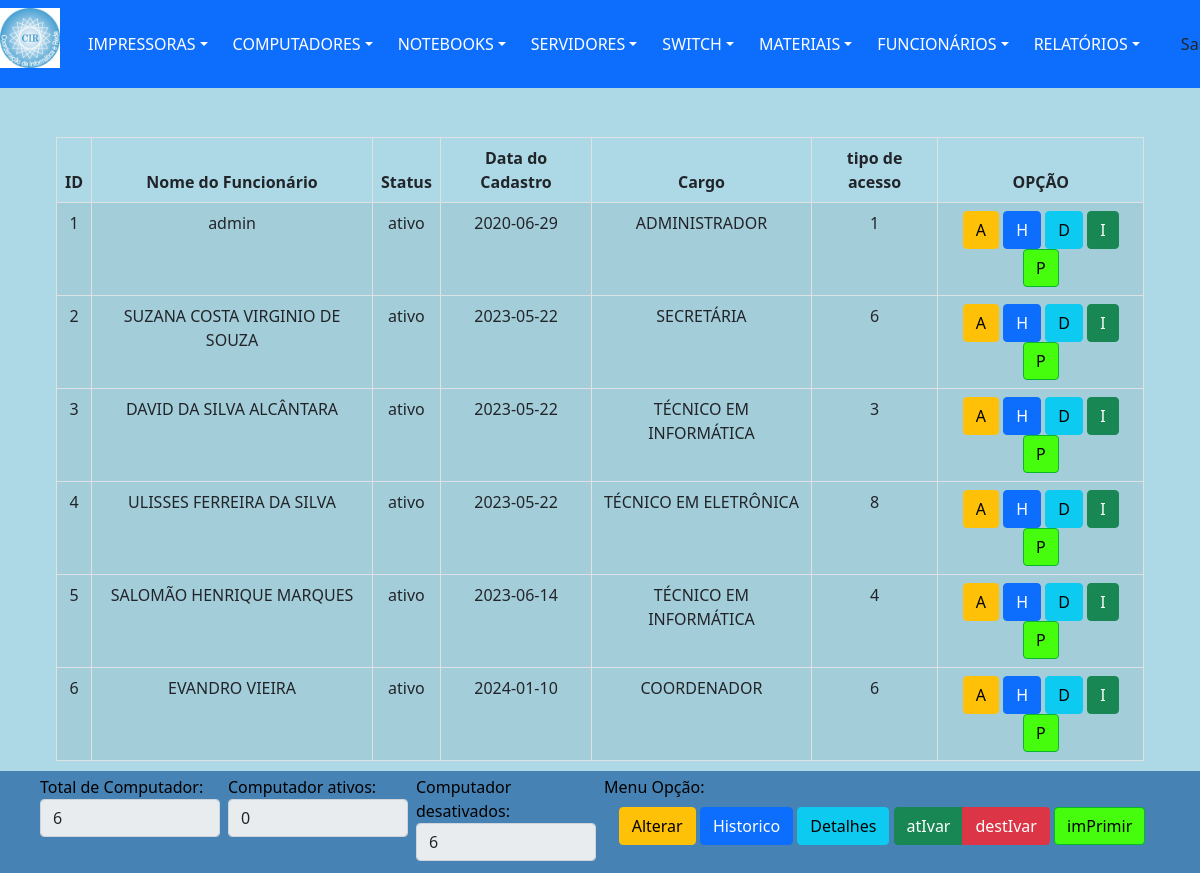
/views/funcionarioGerenTodos.php (signed in), run on an earlier commit of the app's database.
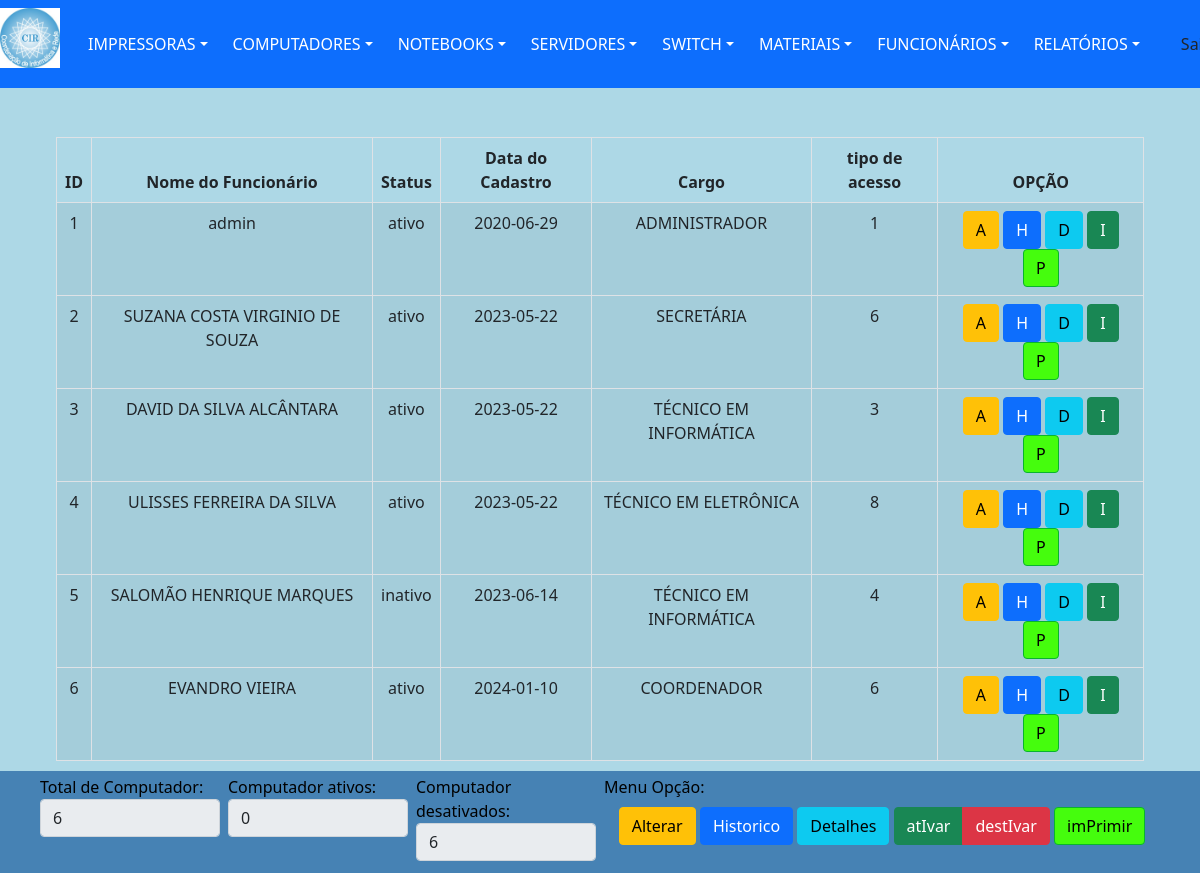
And on a later commit of the database.
### tables this page shows
CREATE TABLE `funcionario` (
  `idFuncionario` int(11) NOT NULL,
  `nomeFuncionario` varchar(60) DEFAULT NULL,
  `statusFuncionario` varchar(7) DEFAULT NULL,
  `login` varchar(25) DEFAULT NULL,
  `senha` varchar(250) DEFAULT NULL,
  `dataCadastro` date DEFAULT NULL,
  `dataAltCadastro` date DEFAULT NULL,
  `idCargo` int(11) DEFAULT NULL,
  `idAcesso` int(11) DEFAULT NULL
);

CREATE TABLE `cargo` (
  `idCargo` int(11) NOT NULL,
  `statusCargos` varchar(8) DEFAULT NULL,
  `nomeCargos` varchar(50) DEFAULT NULL
);

### dao/DAO-controleCir.php (called while the page is built, shortened)
<?php
	class ControleCirDAO
		{
            public function ListarTudo($nomeTabela)
                {
                    $conn = Database::connect();
                    $conn->exec('SET CHARACTER SET utf8');
                    $sql = "SELECT * FROM $nomeTabela";
                    try
                        {
                            $listar = $conn->query($sql);
                            $buscar = $listar->fetchAll(PDO::FETCH_OBJ);
                            $numRows = $listar->rowCount();
                        }
                    catch (PDOException $exc)
                        {
                            $buscar = $exc->getTraceAsString();
                        }
                    return $buscar;
                }
            public function BuscaCargo($idCargo, $idFuncionario)
                {
                    $conn = Database::connect();
                    $conn->exec('SET CHARACTER SET utf8');
                    $sql = "SELECT * FROM funcionario f, cargo c
                    WHERE f.idCargo = '$idCargo'
                    AND  f.idFuncionario = '$idFuncionario'
                    AND  f.idCargo = c.idCargo";
                     try
                        {
                            $listar = $conn->query($sql);
                            $buscar = $listar->fetchAll(PDO::FETCH_OBJ);
                        }
                    catch (PDOException $exc)
                        {
                            $buscar = $exc->getTraceAsString();
                        }
                    return $buscar;
                }
        }
?>

### views/funcionarioGerenTodos.php (the view, shortened to what the changed rows need)
<?php
	include "../template/menuPrincipal.php";
	$ativo = 0;
?>
			<nav class="fixed  navbar navbar-dark">
				<div class="line col-md-12 p-5 position-absolute top-50 bottom-150 end-150">
                    <div class="col-md-12 py-5 px-2">
						<table class="table table-striped table-bordered table-condensed">
							<thead>
								<tr>
									<th>ID</th>
									<th>Nome do Funcionário</th>
									<th>Status</th>
									<th>Data do Cadastro</th>
									<th>Cargo</th>
									<th>tipo de acesso</th>
									<th>OPÇÃO</th>
								</tr>
							</thead>
							<tbody>
								<?php
									$nomeTabela = "funcionario";
									require_once '../dao/DAO-controleCir.php';
									$funcAltDAO = new ControleCirDAO();
									foreach($funcAltDAO-> ListarTudo($nomeTabela)  as $func)
										{ ?>
											<tr>
												<td><?php echo $idFuncionario = $func->idFuncionario;?></td>
												<td><?php echo $nomeFuncionario = $func->nomeFuncionario;?></td>
												<td><?php echo $func->statusFuncionario; ?></td>
												<td><?php echo $func->dataCadastro; ?></td>
												<?php $idAcesso = $func->idAcesso; ?>
												<td>
													<?php   $idCargo = $func->idCargo;
															$cargoDAO = new ControleCirDAO();
															foreach($cargoDAO->BuscaCargo($idCargo, $idFuncionario) as $cargo)
																{
																	$nomeCargos= $cargo->nomeCargos;
																	echo $nomeCargos;
																}
													?>
												</td>
												<td><?php echo $idAcesso?></td>
												<td class='operations'>
                                                    <div class="btn-group pull-left" >
                                                        <a href="../views/naoImplementada.php" class="btn btn-small btn-warning table-edit">A<i class="icon-edit"></i></a>
                                                    </div>
                                                    <div class="btn-group pull-left">
                                                    	<a href="../views/naoImplementada.php" class="btn btn-primary">H<i class="icon-remove"></i></a>
                                                    </div>
                                                    <div class="btn-group pull-left">
                                                        <a href="../views/naoImplementada.php" class="btn btn-info">D<i class="icon-remove"></i></a>
                                                    </div>
                                                    <div class="btn-group pull-left">
														<?php
                                                            if($statusComp != "ativo")
                                                                {
                                                                    $html = "<a href='../views/naoImplementada.php' class='btn btn-small btn-success'>I<i class='icon-remove'></i></a>";
																	echo $html;
                                                                }
															else
                                                                {
                                                                    $html = "<a href='../views/naoImplementada.php' class='btn btn-small btn-danger'>I<i class='icon-remove'></i></a>";
                                                                    $ativo++;
																	echo $html;
                                                                }
                                                        ?>
                                                    </div>
													<div class="btn-group pull-left">
                                                        <a href="../views/naoImplementada.php" target="_blank" class="btn btn-small btn-ufs">P<i class="icon-remove"></i></a>
                                                    </div>
                                                </td>
											<tr>
										<?php
										} ?>
							</tbody>
						</table>
					</div>
				</div>
			</nav>
		<div class="fixed-bottom p-1 px-md-5 col-md-12 bg-ufs text-black1">
			<div class="row">
				<div class="col px-md-1 col-md-6">
							<table class="table table-borderless">
								<thead>
									<tr>
										<th>
											<div class="btn-group pull-left" >
												<a class="btn btn-small btn-warning table-edit">Alterar<i class="icon-edit"></i></a>
											</div>
											<div class="btn-group pull-left">
												<a class="btn btn-primary">Historico<i class="icon-remove"></i></a>
											</div>
											<div class="btn-group pull-left">
												<a class="btn btn-info">Detalhes<i class="icon-remove"></i></a>
											</div>
											<div class="btn-group pull-left">
												<a class="btn btn-small btn-success">atIvar<i class="icon-remove"></i></a>
												<a class="btn btn-small btn-danger">destIvar<i class="icon-remove"></i></a>
											</div>
											<div class="btn-group pull-left">
												<a class="btn btn-small btn-ufs">imPrimir<i class="icon-remove"></i></a>
											</div>
										</th>
									</tr>
								</thead>
							</table>
				</div>
			</div>
		</div>
	</body>
</html>

What changed in the data, as far as the page shows it:
changed funcionario "SALOMÃO HENRIQUE MARQUES": statusFuncionario "ativo" → "inativo"
